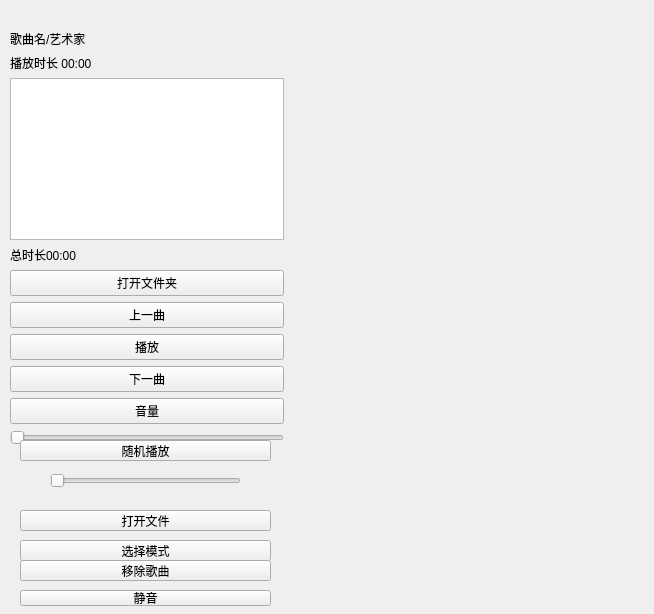
<?xml version="1.0" encoding="UTF-8"?>
<ui version="4.0">
 <class>MusicPlayer</class>
 <widget class="QWidget" name="MusicPlayer">
  <property name="geometry">
   <rect>
    <x>0</x>
    <y>0</y>
    <width>654</width>
    <height>614</height>
   </rect>
  </property>
  <property name="windowTitle">
   <string>MusicPlayer</string>
  </property>
  <widget class="QWidget" name="widget" native="true">
   <property name="geometry">
    <rect>
     <x>10</x>
     <y>30</y>
     <width>274</width>
     <height>415</height>
    </rect>
   </property>
   <property name="minimumSize">
    <size>
     <width>32</width>
     <height>32</height>
    </size>
   </property>
   <layout class="QVBoxLayout" name="verticalLayout">
    <item>
     <widget class="QLabel" name="label_3">
      <property name="text">
       <string>歌曲名/艺术家</string>
      </property>
     </widget>
    </item>
    <item>
     <widget class="QLabel" name="label_2">
      <property name="text">
       <string>播放时长 00:00</string>
      </property>
     </widget>
    </item>
    <item>
     <widget class="QListView" name="listView">
      <property name="editTriggers">
       <set>QAbstractItemView::NoEditTriggers</set>
      </property>
     </widget>
    </item>
    <item>
     <widget class="QLabel" name="label">
      <property name="text">
       <string>总时长00:00</string>
      </property>
     </widget>
    </item>
    <item>
     <widget class="QPushButton" name="opendirbttn">
      <property name="text">
       <string>打开文件夹</string>
      </property>
     </widget>
    </item>
    <item>
     <widget class="QPushButton" name="prevbttn">
      <property name="text">
       <string>上一曲</string>
      </property>
     </widget>
    </item>
    <item>
     <widget class="QPushButton" name="playbttn">
      <property name="text">
       <string>播放</string>
      </property>
     </widget>
    </item>
    <item>
     <widget class="QPushButton" name="nextbttn">
      <property name="text">
       <string>下一曲</string>
      </property>
     </widget>
    </item>
    <item>
     <widget class="QPushButton" name="volumebttn">
      <property name="text">
       <string>音量</string>
      </property>
     </widget>
    </item>
    <item>
     <widget class="QSlider" name="horizontalSlider">
      <property name="orientation">
       <enum>Qt::Horizontal</enum>
      </property>
     </widget>
    </item>
   </layout>
  </widget>
  <widget class="QPushButton" name="random_play_bttn">
   <property name="geometry">
    <rect>
     <x>20</x>
     <y>440</y>
     <width>251</width>
     <height>21</height>
    </rect>
   </property>
   <property name="text">
    <string>随机播放</string>
   </property>
  </widget>
  <widget class="QPushButton" name="openfilebttn">
   <property name="geometry">
    <rect>
     <x>20</x>
     <y>510</y>
     <width>251</width>
     <height>21</height>
    </rect>
   </property>
   <property name="text">
    <string>打开文件</string>
   </property>
  </widget>
  <widget class="QPushButton" name="loopbttn">
   <property name="geometry">
    <rect>
     <x>20</x>
     <y>540</y>
     <width>251</width>
     <height>21</height>
    </rect>
   </property>
   <property name="text">
    <string>选择模式</string>
   </property>
  </widget>
  <widget class="QPushButton" name="deletebttn">
   <property name="geometry">
    <rect>
     <x>20</x>
     <y>560</y>
     <width>251</width>
     <height>21</height>
    </rect>
   </property>
   <property name="text">
    <string>移除歌曲</string>
   </property>
  </widget>
  <widget class="QSlider" name="progressSlider">
   <property name="geometry">
    <rect>
     <x>50</x>
     <y>470</y>
     <width>191</width>
     <height>21</height>
    </rect>
   </property>
   <property name="orientation">
    <enum>Qt::Horizontal</enum>
   </property>
  </widget>
  <widget class="QLabel" name="coverLabel">
   <property name="geometry">
    <rect>
     <x>300</x>
     <y>30</y>
     <width>200</width>
     <height>200</height>
    </rect>
   </property>
   <property name="text">
    <string/>
   </property>
   <property name="alignment">
    <set>Qt::AlignCenter</set>
   </property>
  </widget>
  <widget class="QPushButton" name="mutebttn">
   <property name="geometry">
    <rect>
     <x>20</x>
     <y>590</y>
     <width>251</width>
     <height>16</height>
    </rect>
   </property>
   <property name="text">
    <string>静音</string>
   </property>
  </widget>
 </widget>
 <resources/>
 <connections/>
</ui>
